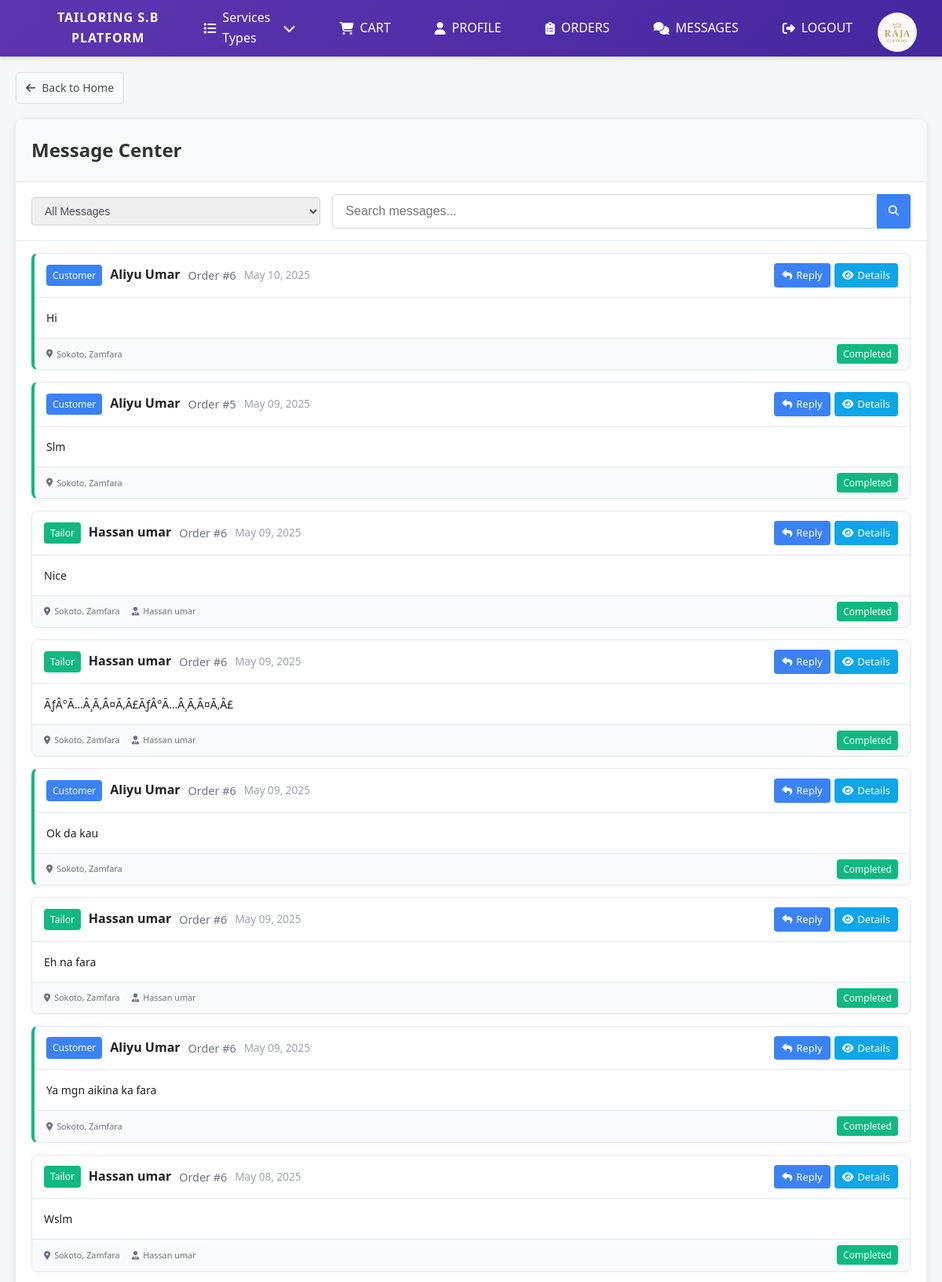
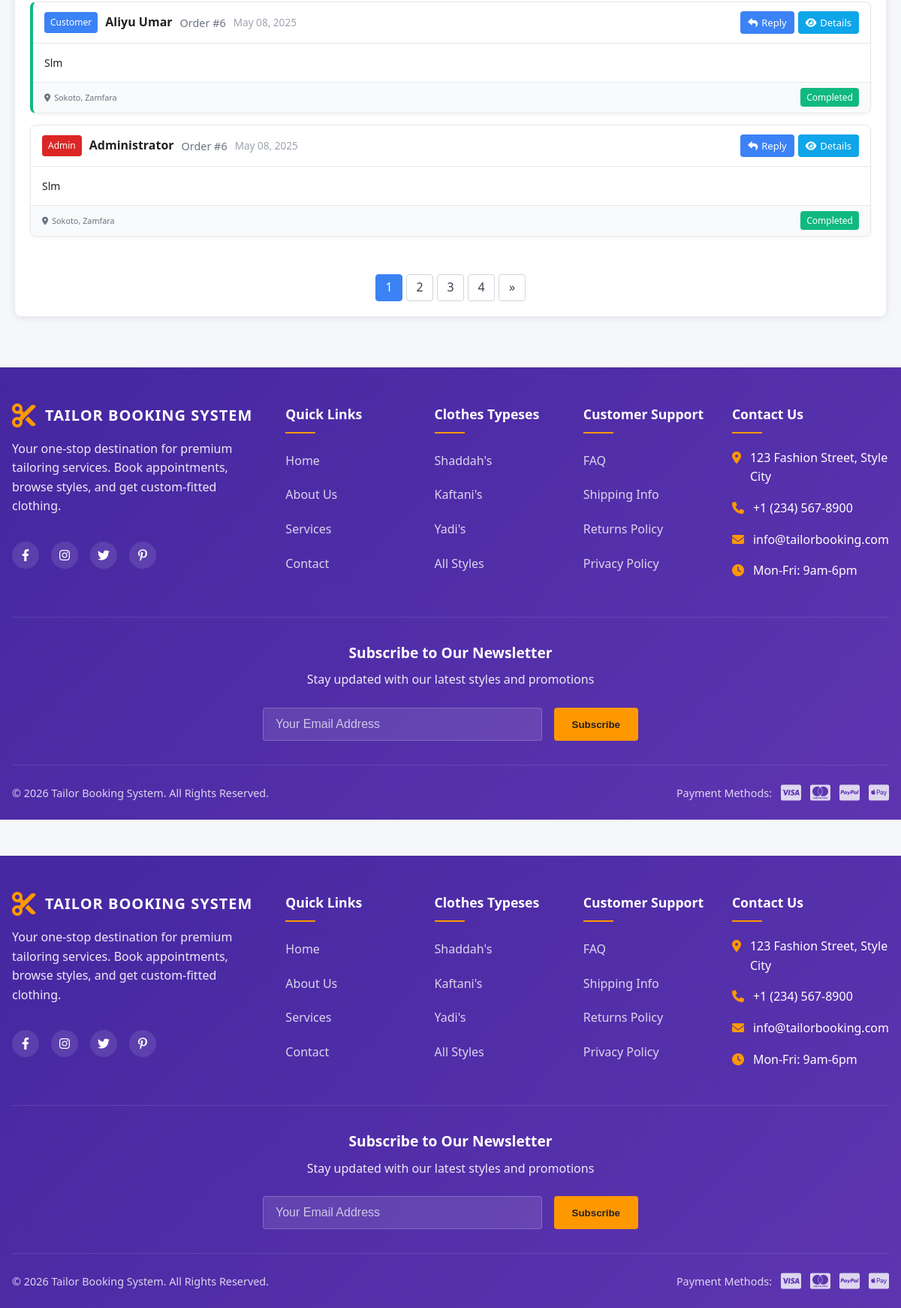
The page /tsbp/messages.php (signed in) on the database its author committed (2 pictures, top to bottom).
### tables this page shows
CREATE TABLE `chat_messages` (
  `message_id` int(11) NOT NULL,
  `order_id` int(11) NOT NULL,
  `sender_type` enum('customer','tailor','admin') NOT NULL,
  `sender_id` int(11) NOT NULL,
  `message` text NOT NULL,
  `attachment` varchar(255) DEFAULT NULL,
  `read_status` tinyint(1) DEFAULT 0,
  `created_at` datetime DEFAULT current_timestamp()
);

CREATE TABLE `orders` (
  `id` int(11) NOT NULL,
  `user_id` int(11) DEFAULT NULL,
  `total_amount` decimal(10,2) NOT NULL,
  `payment_status` enum('pending','completed','failed') DEFAULT 'pending',
  `payment_reference` varchar(100) DEFAULT NULL,
  `delivery_address` text DEFAULT NULL,
  `delivery_city` varchar(50) DEFAULT NULL,
  `delivery_state` varchar(50) DEFAULT NULL,
  `delivery_zip` varchar(20) DEFAULT NULL,
  `delivery_instructions` text DEFAULT NULL,
  `created_at` timestamp NOT NULL DEFAULT current_timestamp(),
  `tailor_id` int(11) DEFAULT NULL
);

CREATE TABLE `tailors` (
  `tailor_id` int(11) NOT NULL,
  `fullname` varchar(100) NOT NULL,
  `email` varchar(100) NOT NULL,
  `phone` varchar(20) NOT NULL,
  `password` varchar(255) NOT NULL,
  `address` text DEFAULT NULL,
  `specialty` varchar(100) DEFAULT NULL,
  `status` enum('active','inactive') DEFAULT 'active',
  `last_login` datetime DEFAULT NULL,
  `created_at` datetime DEFAULT current_timestamp()
);

### tsbp/messages.php (the view, shortened to what this page needs)
<?php
include 'includes/header.php';
$userId = $_SESSION['user_id'];
$status = isset($_GET['status']) ? $_GET['status'] : '';
$search = isset($_GET['search']) ? $_GET['search'] : '';
$page = isset($_GET['page']) ? (int)$_GET['page'] : 1;
$limit = 10;
$offset = ($page - 1) * $limit;
$query = "SELECT cm.message_id, cm.order_id, cm.message, cm.attachment, cm.read_status, cm.created_at,
          cm.sender_type, o.payment_status, o.delivery_address, o.delivery_city, o.delivery_state,
          CASE
            WHEN cm.sender_type = 'customer' THEN CONCAT(c.first_name, ' ', c.last_name)
            WHEN cm.sender_type = 'admin' THEN a.fullname
            WHEN cm.sender_type = 'tailor' THEN t.fullname
          END AS sender_name,
          t.fullname AS tailor_name
          FROM chat_messages cm
          INNER JOIN orders o ON cm.order_id = o.id
          LEFT JOIN customers c ON (cm.sender_type = 'customer' AND cm.sender_id = c.id)
          LEFT JOIN admins a ON (cm.sender_type = 'admin' AND cm.sender_id = a.admin_id)
          LEFT JOIN tailors t ON (cm.sender_type = 'tailor' AND cm.sender_id = t.tailor_id)
          LEFT JOIN order_tailor_assignments ota ON o.id = ota.order_id
          WHERE o.user_id = ?";
$params = [$userId];
$countQuery = "SELECT COUNT(*) FROM ($query) as subquery";
$stmt = $pdo->prepare($countQuery);
$stmt->execute($params);
$totalMessages = $stmt->fetchColumn();
$totalPages = ceil($totalMessages / $limit);
$query .= " ORDER BY cm.created_at DESC LIMIT $offset, $limit";
$stmt = $pdo->prepare($query);
$stmt->execute($params);
$messages = $stmt->fetchAll(PDO::FETCH_ASSOC);
function getMessageStatusClass($senderType, $readStatus) {
    if($senderType == 'customer') {
        return 'message-sent';
    } else {
        return ($readStatus == 0) ? 'unread' : 'message-received';
    }
}
function formatMessageTime($timestamp) {
    $now = time();
    $messageTime = strtotime($timestamp);
    $diff = $now - $messageTime;
    if ($diff < 60) {
        return "Just now";
    } elseif ($diff < 3600) {
        $mins = floor($diff / 60);
        return $mins . " min" . ($mins > 1 ? "s" : "") . " ago";
    } elseif ($diff < 86400) {
        $hours = floor($diff / 3600);
        return $hours . " hour" . ($hours > 1 ? "s" : "") . " ago";
    } elseif ($diff < 604800) {
        $days = floor($diff / 86400);
        return $days . " day" . ($days > 1 ? "s" : "") . " ago";
    } else {
        return date("M d, Y", $messageTime);
    }
}
?>
<div class="page-container">
    <a href="index.php" class="back-button">
        <i class="fas fa-arrow-left" style="margin-right: 8px;"></i>
        Back to Home
    </a>
    <div class="message-center-container">
        <div class="message-center-header">
            <h1>Message Center</h1>
        </div>
        <div class="message-center-filters">
            <form action="" method="GET" class="filter-form">
                <div class="filter-row">
                    <div class="filter-col">
                        <select name="status" class="form-select">
                            <option value="">All Messages</option>
                        </select>
                    </div>
                    <div class="filter-col search-col">
                        <div class="search-input-group">
                            <input type="text" name="search" class="form-control" placeholder="Search messages..." value="<?php echo htmlspecialchars($search); ?>">
                            <button type="submit" class="search-btn">
                                <i class="fas fa-search"></i>
                            </button>
                        </div>
                    </div>
                </div>
            </form>
        </div>
        <div class="message-list">
            <?php
            if (!empty($messages)) {
                foreach ($messages as $row):
            ?>
            <div class="message-item <?php echo getMessageStatusClass($row['sender_type'], $row['read_status']); ?>">
                <div class="message-header">
                    <div class="message-info">
                        <span class="badge <?php
                            echo $row['sender_type'] == 'customer' ? 'badge-primary' :
                                 ($row['sender_type'] == 'admin' ? 'badge-admin' : 'badge-tailor');
                        ?>">
                            <?php echo ucfirst($row['sender_type']); ?>
                        </span>
                        <strong><?php echo htmlspecialchars($row['sender_name']); ?></strong>
                        <span class="order-number">Order #<?php echo $row['order_id']; ?></span>
                        <span class="message-time"><?php echo formatMessageTime($row['created_at']); ?></span>
                    </div>
                    <div class="message-actions">
                        <a href="order_chat.php?order_id=<?php echo $row['order_id']; ?>" class="action-btn reply-btn" title="View Conversation">
                            <i class="fas fa-reply"></i> Reply
                        </a>
                        <a href="orders.php?id=<?php echo $row['order_id']; ?>" class="action-btn details-btn" title="View Order Details">
                            <i class="fas fa-eye"></i> Details
                        </a>
                    </div>
                </div>
                <div class="message-content">
                    <p><?php echo nl2br(htmlspecialchars($row['message'])); ?></p>
                </div>
                <div class="message-footer">
                    <div class="delivery-info">
                        <?php if(!empty($row['delivery_city'])): ?>
                        <small class="text-muted">
                            <i class="fas fa-map-marker-alt"></i>
                            <?php echo htmlspecialchars($row['delivery_city'] . ', ' . $row['delivery_state']); ?>
                        </small>
                        <?php endif; ?>
                        <?php if(!empty($row['tailor_name']) && $row['sender_type'] != 'customer'): ?>
                        <small class="tailor-info">
                            <i class="fas fa-user-tie"></i>
                            <?php echo htmlspecialchars($row['tailor_name']); ?>
                        </small>
                        <?php endif; ?>
                    </div>
                    <div class="order-status">
                        <span class="badge <?php
                            echo $row['payment_status'] == 'completed' ? 'badge-success' :
                            ($row['payment_status'] == 'pending' ? 'badge-warning' : 'badge-danger');
                        ?>">
                            <?php echo ucfirst($row['payment_status']); ?>
                        </span>
                    </div>
                </div>
            </div>
            <?php
                endforeach;
            } else {
                echo '<div class="no-messages"><p>No messages found</p></div>';
            }
            ?>
        </div>
        <?php if ($totalPages > 1): ?>
        <div class="pagination-container">
            <nav aria-label="Messages page navigation">
                <ul class="pagination">
                    <?php
                    for ($i = 1; $i <= $totalPages; $i++) {
                        echo "<li class='page-item " . ($i == $page ? 'active' : '') . "'>";
                        echo "<a class='page-link' href='?page=$i&status=$status&search=" . urlencode($search) . "'>$i</a>";
                        echo "</li>";
                    }
                    ?>
                    <?php if ($page < $totalPages): ?>
                    <li class="page-item">
                        <a class="page-link" href="?page=<?php echo $page + 1; ?>&status=<?php echo $status; ?>&search=<?php echo urlencode($search); ?>" aria-label="Next">
                            <span aria-hidden="true">&raquo;</span>
                        </a>
                    </li>
                    <?php endif; ?>
                </ul>
            </nav>
        </div>
        <?php endif; ?>
    </div>
</div>
<?php include 'includes/footer.php'; ?>
<?php include 'includes/footer.php'; ?>

### rows shown on the page
chat_messages: sender_type "Customer", sender_name "Aliyu Umar", order "6", created_at "May 10, 2025", message "Hi", order.delivery_state "Sokoto, Zamfara", order.payment_status "Completed"
chat_messages: sender_type "Customer", sender_name "Aliyu Umar", order "5", created_at "May 09, 2025", message "Slm", order.delivery_state "Sokoto, Zamfara", order.payment_status "Completed"
chat_messages: sender_type "Tailor", sender_name "Hassan umar", order "6", created_at "May 09, 2025", message "Nice", order.delivery_state "Sokoto, Zamfara", tailors.fullname "Hassan umar", order.payment_status "Completed"
chat_messages: sender_type "Tailor", sender_name "Hassan umar", order "6", created_at "May 09, 2025", message "ÃƒÂ°Ã…Â¸Ã‚Â¤Ã‚Â£ÃƒÂ°Ã…Â¸Ã‚Â¤Ã‚Â£", order.delivery_state "Sokoto, Zamfara", tailors.fullname "Hassan umar", order.payment_status "Completed"
chat_messages: sender_type "Customer", sender_name "Aliyu Umar", order "6", created_at "May 09, 2025", message "Ok da kau", order.delivery_state "Sokoto, Zamfara", order.payment_status "Completed"
chat_messages: sender_type "Tailor", sender_name "Hassan umar", order "6", created_at "May 09, 2025", message "Eh na fara", order.delivery_state "Sokoto, Zamfara", tailors.fullname "Hassan umar", order.payment_status "Completed"
chat_messages: sender_type "Customer", sender_name "Aliyu Umar", order "6", created_at "May 09, 2025", message "Ya mgn aikina ka fara", order.delivery_state "Sokoto, Zamfara", order.payment_status "Completed"
chat_messages: sender_type "Tailor", sender_name "Hassan umar", order "6", created_at "May 08, 2025", message "Wslm", order.delivery_state "Sokoto, Zamfara", tailors.fullname "Hassan umar", order.payment_status "Completed"
chat_messages: sender_type "Customer", sender_name "Aliyu Umar", order "6", created_at "May 08, 2025", message "Slm", order.delivery_state "Sokoto, Zamfara", order.payment_status "Completed"
chat_messages: sender_type "Admin", sender_name "Administrator", order "6", created_at "May 08, 2025", message "Slm", order.delivery_state "Sokoto, Zamfara", order.payment_status "Completed"
